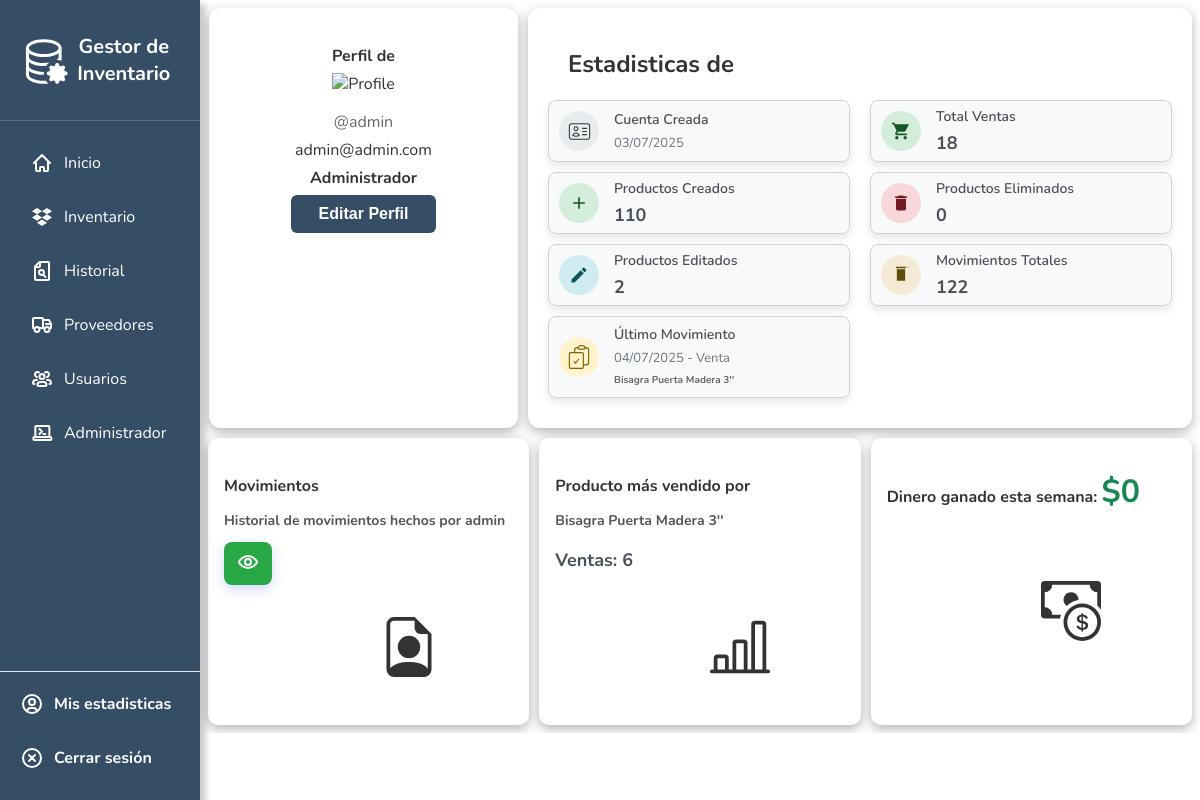
The page /profile/ (signed in) on the database as committed earlier.
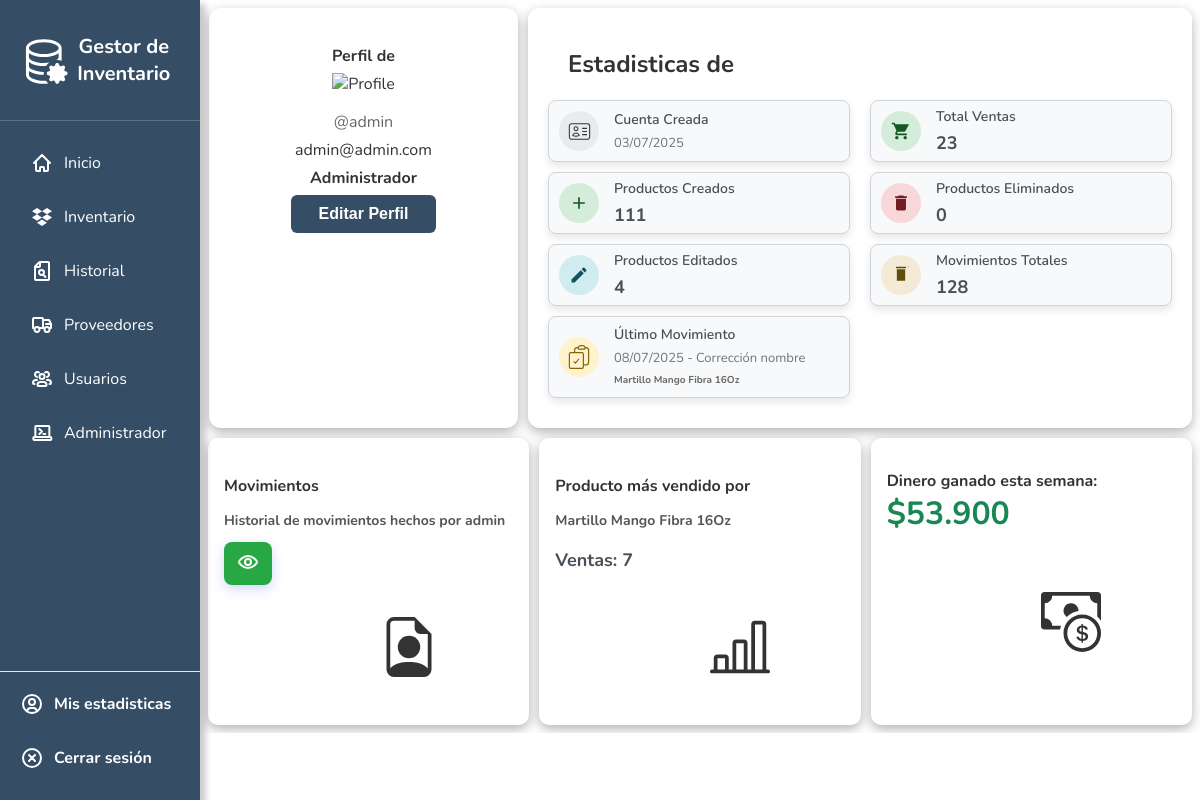
The same page on the database as committed later.
### inventory/models.py (models this page shows, shortened)
class HistorialMovimiento(models.Model):
    producto_id = models.IntegerField()
    nombre_producto = models.CharField(max_length=200)
    tipo_producto = models.CharField(max_length=50)
    codigo_barras = models.CharField(max_length=100, blank=True, null=True)
    fecha = models.DateTimeField(default=now)
    cambio_stock = models.IntegerField()
    stock_final = models.IntegerField()
    motivo = models.CharField(max_length=255, blank=True)
    usuario = models.ForeignKey(User, on_delete=models.SET_NULL, null=True, blank=True)
    precio = models.IntegerField()  # Assuming you want to track the price in the history
    boleta_codigo = models.CharField(max_length=32, blank=True, null=True, help_text="Código de boleta chileno (opcional)")

### inventory/views.py (the view)
# urls.py: path('profile/', profile, name='profile'),
@login_required
def profile(request):
    user = request.user
    productos_creados = HistorialMovimiento.objects.filter(
        usuario=user,
        motivo='Producto creado'
    ).count()
    productos_editados = HistorialMovimiento.objects.filter(
        usuario=user,
    ).filter(
        Q(motivo='Producto editado') |
        Q(motivo='Edición manual') |
        Q(motivo='Corrección precio') |
        Q(motivo='Corrección nombre') |
        Q(motivo__icontains='ajuste de inventario') |
        Q(motivo__icontains='uso interno') |
        Q(motivo__icontains='otro')
    ).count()
    productos_eliminados = HistorialMovimiento.objects.filter(
        usuario=user,
        motivo='Producto eliminado'
    ).count()
    from django.db.models import F, ExpressionWrapper, IntegerField, Sum
    from django.utils import timezone
    now = timezone.now()
    week_start = now - timezone.timedelta(days=now.weekday())
    month_start = now.replace(day=1)
    year_start = now.replace(month=1, day=1)
    total_ventas = HistorialMovimiento.objects.filter(
        usuario=user,
        motivo__iexact='venta',
        cambio_stock__lt=0
    ).aggregate(total=Sum(-F('cambio_stock')))['total'] or 0
    total_recaudado = HistorialMovimiento.objects.filter(
        usuario=user,
        motivo__iexact='venta',
        cambio_stock__lt=0
    ).annotate(
        total_venta=ExpressionWrapper(F('precio') * -F('cambio_stock'), output_field=IntegerField())
    ).aggregate(total=Sum('total_venta'))['total'] or 0
    recaudado_semana = HistorialMovimiento.objects.filter(
        usuario=user,
        motivo__iexact='venta',
        cambio_stock__lt=0,
        fecha__gte=week_start
    ).annotate(
        total_venta=ExpressionWrapper(F('precio') * -F('cambio_stock'), output_field=IntegerField())
    ).aggregate(total=Sum('total_venta'))['total'] or 0
    recaudado_mes = HistorialMovimiento.objects.filter(
        usuario=user,
        motivo__iexact='venta',
        cambio_stock__lt=0,
        fecha__gte=month_start
    ).annotate(
        total_venta=ExpressionWrapper(F('precio') * -F('cambio_stock'), output_field=IntegerField())
    ).aggregate(total=Sum('total_venta'))['total'] or 0
    recaudado_anio = HistorialMovimiento.objects.filter(
        usuario=user,
        motivo__iexact='venta',
        cambio_stock__lt=0,
        fecha__gte=year_start
    ).annotate(
        total_venta=ExpressionWrapper(F('precio') * -F('cambio_stock'), output_field=IntegerField())
    ).aggregate(total=Sum('total_venta'))['total'] or 0
    total_movimientos = HistorialMovimiento.objects.filter(
        usuario=user
    ).count()
    ultimo_movimiento = HistorialMovimiento.objects.filter(
        usuario=user
    ).order_by('-fecha').first()
    mas_vendido = (
        HistorialMovimiento.objects
        .filter(usuario=user, motivo__iexact='venta')
        .values('nombre_producto')
        .annotate(total_vendido=Sum(-F('cambio_stock')))
        .order_by('-total_vendido', 'nombre_producto')
        .first()
    )
    recaudado_semana_global = HistorialMovimiento.objects.filter(
        motivo__iexact='venta',
        cambio_stock__lt=0,
        fecha__gte=week_start
    ).annotate(
        total_venta=ExpressionWrapper(F('precio') * -F('cambio_stock'), output_field=IntegerField())
    ).aggregate(total=Sum('total_venta'))['total'] or 0
    context = {
        'user': user,
        'productos_creados': productos_creados,
        'productos_editados': productos_editados,
        'productos_eliminados': productos_eliminados,
        'total_ventas': total_ventas,
        'total_movimientos': total_movimientos,
        'ultimo_movimiento': ultimo_movimiento,
        'mas_vendido': mas_vendido,
        'total_recaudado': total_recaudado,
        'recaudado_semana': recaudado_semana,
        'recaudado_mes': recaudado_mes,
        'recaudado_anio': recaudado_anio,
        'recaudado_semana_global': recaudado_semana_global,
    }
    return render(request, 'inv/profile.html', context)

### inventory/templatetags/number_filters.py (called while the page is built)
@register.filter
def comma_miles(value):
    try:
        return f"{int(value):,}".replace(",", ".")
    except:
        return value

### inventory/templates/inv/profile.html (shortened to what the changed rows need)
{% extends 'inv/base.html' %}
{% load static %}
{% load number_filters %}
{% block body %}
<body>
  <div class="dashboard">
    <div class="card">
      <div class="welcome">
        <div>
          <h2>Estadisticas de {{ user.first_name }} {{ user.last_name }}</h2>
        </div>
      </div>
      <div class="user-stats">
        <div class="row">
          <div class="col-md-6">
            <div class="stat-item mb-3">
              <div class="stat-content">
                <h5>Productos Creados</h5>
                <p class="stat-number">{{ productos_creados }}</p>
              </div>
            </div>
            <div class="stat-item mb-3">
              <div class="stat-content">
                <h5>Productos Editados</h5>
                <p class="stat-number">{{ productos_editados }} </p>
              </div>
            </div>
            <div class="stat-item mb-3" style="height: 80px;">
              <div class="stat-content">
                <h5>Último Movimiento</h5>
                {% if ultimo_movimiento %}
                <p>{{ ultimo_movimiento.fecha|date:"d/m/Y" }} - {{ ultimo_movimiento.motivo }}</p>
                <small class="text-muted" style="font-size: x-small;">{{ ultimo_movimiento.nombre_producto }}</small>
                {% else %}
                <p class="text-muted">Sin movimientos registrados</p>
                {% endif %}
              </div>
            </div>
          </div>
          <div class="col-md-6">
            <div class="stat-item mb-3">
              <div class="stat-content">
                <h5>Total Ventas</h5>
                <p class="stat-number">{{ total_ventas }}</p>
              </div>
            </div>
            <div class="stat-item mb-3">
              <div class="stat-content">
                <h5>Movimientos Totales</h5>
                <p class="stat-number">{{ total_movimientos }}</p>
              </div>
            </div>
          </div>
        </div>
      </div>
    </div>
  </div>
  <div class="modules">
    <div class="module-card" style="display: grid;
  grid-template-columns: repeat(auto-fit, minmax(200px, 1fr));">
      <div class="stat-item-seller">
        <h4>Producto más vendido por {{ user.first_name }}</h4>
        {% if mas_vendido %}
        <p><strong>{{ mas_vendido.nombre_producto }}</strong></p>
        <p class="stat-number">Ventas: {{ mas_vendido.total_vendido }}</p>
        {% else %}
        <p>No hay ventas registradas.</p>
        {% endif %}
      </div>
    </div>
  <div class="module-card" style="display: grid;
  grid-template-columns: repeat(auto-fit, minmax(200px, 1fr));">
      <div class="stat-item-seller">
        <div class="money-earned" style="margin-top: 1em;">
        <span style="font-weight: bold;">Dinero ganado esta semana:</span>
        <span style="font-size: 4vh; color: #198754; font-weight: bold;">${{ recaudado_semana|comma_miles }}</span>
      </div>
      </div>
    </div>
</body>
</html>
{% endblock %}

Rows that differ between the two databases and show on the page:
no longer on this page (row unchanged): HistorialMovimiento: fecha "04/07/2025", motivo "Venta", nombre_producto "Bisagra Puerta Madera 3''"
added HistorialMovimiento: fecha "08/07/2025", motivo "Corrección nombre", nombre_producto "Martillo Mango Fibra 16Oz"
Other text that changed with them:
{{ productos_creados }}: "110" → "111"
{{ productos_editados }}: "2" → "4"
{{ total_ventas }}: "18" → "23"
{{ total_movimientos }}: "122" → "128"
{{ mas_vendido.total_vendido }}: "6" → "7"
{{ recaudado_semana|comma_miles }}: "0" → "53.900"
